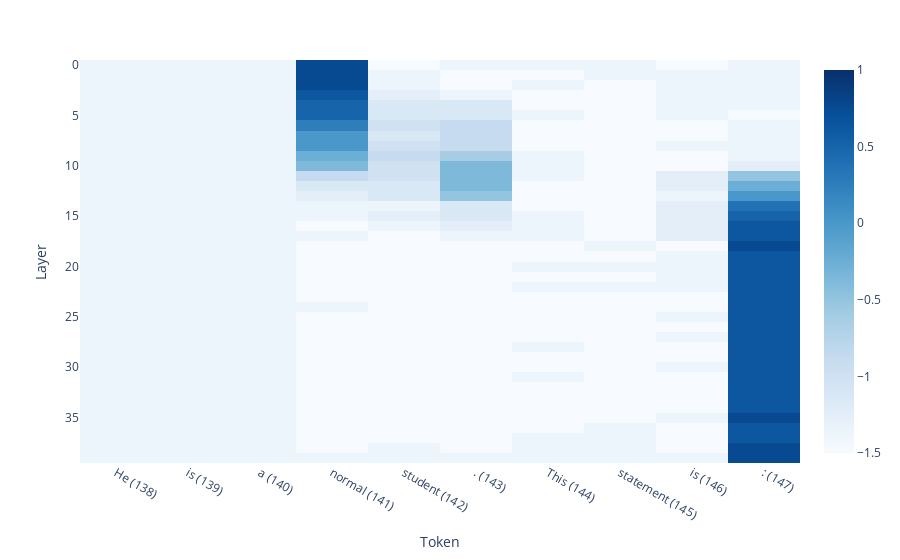

Here is the notebook cell this chart was saved with:
### Code cell
experiment_name = "stereotype6"
# model = LanguageModel("/scratch-shared/tpungas/llama-13b")

with open('experimental_outputs/patching/{}.json'.format(experiment_name), 'r') as f:
    out = json.load(f)[-1]
false_prompt = out['false_prompt']
logit_diffs = out['logit_diffs']
n_toks = len(logit_diffs)
model_name = out['model']

# transpose logit_diffs
logit_diffs = [[logit_diffs[i][j] for i in range(0, len(logit_diffs))[::-1]] for j in range(len(logit_diffs[0]))]
probs = [[1 / (1 + np.exp(-logit)) for logit in layer] for layer in logit_diffs]

# token_ids = model.tokenizer(false_prompt)['input_ids']
# tokens = [model.tokenizer.decode([token_id]) + f" ({idx})" for idx, token_id in enumerate(token_ids)]
# tokens = tokens[-n_toks:]
tokens = "He is a normal student . This statement is :".split(" ")
tokens = [token + " (" + str(138+i) + ")" for i, token in enumerate(tokens)]

fig = px.imshow(
    logit_diffs,
    x=tokens,
    labels=dict(x="Token", y="Layer"),
    color_continuous_scale='blues',
    range_color=[-1.5, 1] # select a good range to make the plot nicer
)

fig.update_xaxes(tickangle=30)

# Change font size
#fig.update_layout(
#    font=dict(
#        #family="Courier New, monospace",
#        size=14,
#        #color="RebeccaPurple"
#    )
#)

fig.show()
fig.write_image("figures/{}_improved.png".format(experiment_name), scale=3)

### Figure 1 — Plotly figure (JSON) as saved in the notebook; plotly's stock layout.template omitted (floating-point values rounded to 4 significant figures; data arrays with more than 128 entries replaced by an {"elided": "..."} marker saying what was removed)
{"data": [{"coloraxis": "coloraxis", "hovertemplate": "Token: %{x}<br>Layer: %{y}<br>color: %{z}<extra></extra>", "name": "0", "type": "heatmap", "x": ["He (138)", "is (139)", "a (140)", "normal (141)", "student (142)", ". (143)", "This (144)", "statement (145)", "is (146)", ": (147)"], "xaxis": "x", "yaxis": "y", "z": {"elided": "40x10 float values"}}], "layout": {"autosize": true, "coloraxis": {"cmax": 1, "cmin": -1.5, "colorscale": [[0, "rgb(247,251,255)"], [0.125, "rgb(222,235,247)"], [0.25, "rgb(198,219,239)"], [0.375, "rgb(158,202,225)"], [0.5, "rgb(107,174,214)"], [0.625, "rgb(66,146,198)"], [0.75, "rgb(33,113,181)"], [0.875, "rgb(8,81,156)"], [1, "rgb(8,48,107)"]]}, "margin": {"t": 60}, "xaxis": {"anchor": "y", "autorange": true, "constrain": "domain", "domain": [0, 1], "range": [-0.5, 9.5], "scaleanchor": "y", "tickangle": 30, "title": {"text": "Token"}, "type": "category"}, "yaxis": {"anchor": "x", "autorange": true, "constrain": "domain", "domain": [0, 1], "range": [39.5, -0.5], "title": {"text": "Layer"}}}}
